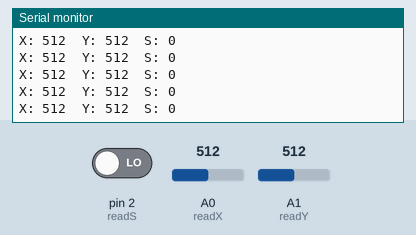
This sketch was run on a simulated Arduino Uno, built with avr-gcc and run on an emulated ATmega328P. Parts: the last lines printed to the serial monitor. Inputs (shaded band) come from the test bench; at power-on: A0 (readX) = 512, A1 (readY) = 512, pin 2 (readS) LOW.

Above: at 1.2 s.
1.3 s: A0 (readX) set to 983
At 1.8 s:
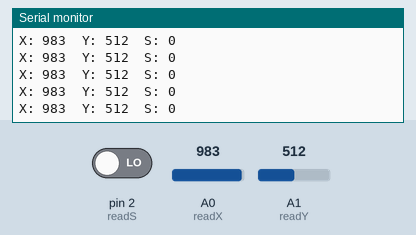
4.3 s: A0 (readX) set to 1015
At 4.9 s:
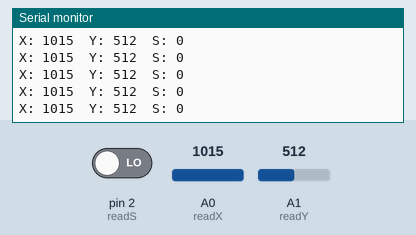
5.8 s: A1 (readY) set to 986
At 6.5 s:
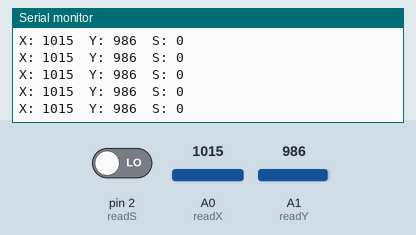
8.8 s: A1 (readY) set to 1013
At 9.6 s:
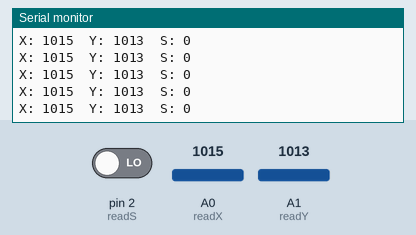
13.3 s: A1 (readY) set to 8
At 14.3 s:
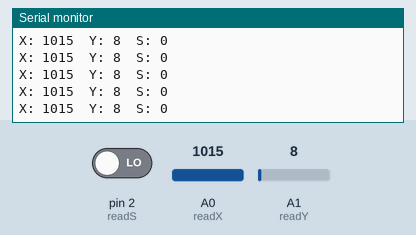
16.3 s: A1 (readY) set to 11
At 16.8 s:
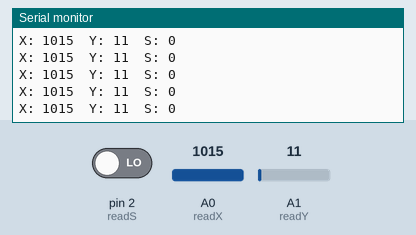
Timing chart, 0 to 18.8 s (numbered marks = the images above; inputs shaded):
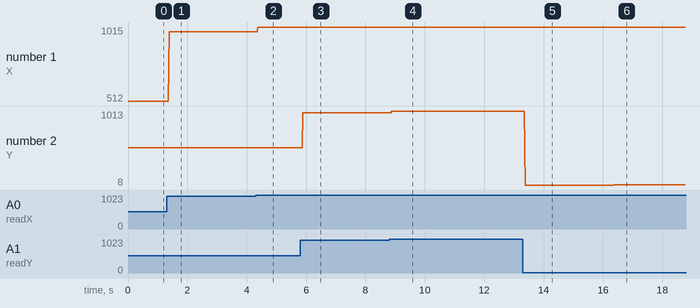

The sketch:

JoystickExample.ino
```cpp
#define readX A0
#define readY A1
#define readS 2

int xValue, yValue, sValue;

void setup() {
  //Start the serial monitor connection
  Serial.begin(9600);
  pinMode(readS, INPUT);
}

void loop() {
  //get the values from the joystick
  xValue = analogRead(readX);
  yValue = analogRead(readY);
  sValue = digitalRead(readS);

  //print the values in the serial monitor
  Serial.print("X: " + String(xValue));
  Serial.print("\t");
  Serial.print("Y: " + String(yValue));
  Serial.print("\t");
  Serial.print("S: " + String(sValue));
  Serial.print("\n");

  //delay(100);
}
```

Measured:
- after the input at 1.3 s, the serial monitor: prints a new line after 0.08 s (image 1)
- after the input at 4.3 s, the serial monitor: prints a new line after 0.07 s (image 2)
- after the input at 5.8 s, the serial monitor: prints a new line after 0.09 s (image 3)
- after the input at 8.8 s, the serial monitor: prints a new line after 0.08 s (image 4)
- after the input at 13.3 s, the serial monitor: prints a new line after 0.08 s (image 5)
- after the input at 16.3 s, the serial monitor: prints a new line after 0.08 s (image 6)
- plotted number 1: 512 → 983 after the input at 1.3 s, 983 → 1015 after the input at 4.3 s
- plotted number 2: 512 → 986 after the input at 5.8 s, 986 → 1013 after the input at 8.8 s, 1013 → 8 after the input at 13.3 s, 8 → 11 after the input at 16.3 s
